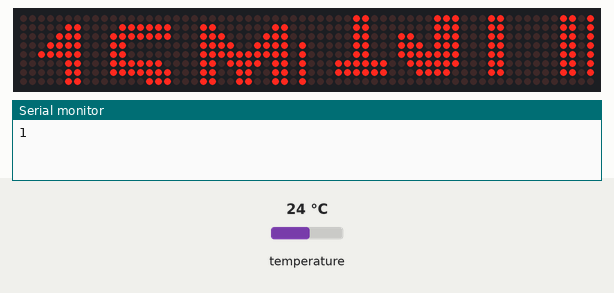
Bench run of a sketch on a simulated ESP8266 (NodeMCU). Shown: 64×8 LED matrix, the last lines printed to the serial monitor. Inputs (shaded band) come from the test bench; at power-on: temperature 24 °C. The local clock reads 2024-03-15 10:24:30 at power-on unless the sketch sets it.

Above: at 1.2 s.
1.3 s: temperature set to 12 °C
At 6.8 s:
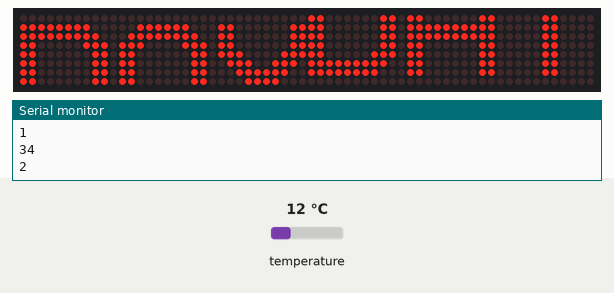
At 13.3 s:
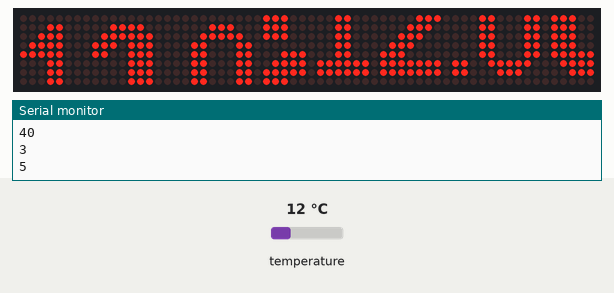
18.6 s: temperature set to 19 °C
At 32.6 s:
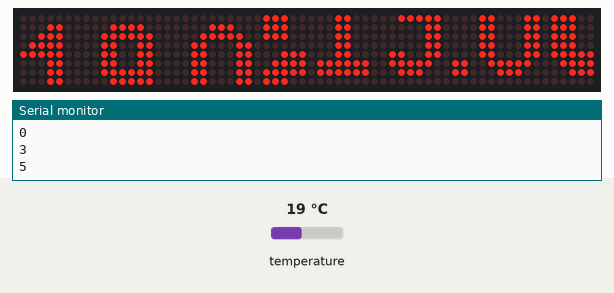

The sketch:

digitalClockThermometer.ino
```cpp
#include <MD_Parola.h>
#include <MD_MAX72xx.h>
#include <SPI.h>
#include "myfonts.h"


#include <DS3231.h>
#include <Wire.h>
DS3231 Clock;

bool Century = false;
bool h12;
bool PM;
byte dd, mm, yyy;
uint16_t h, m, s;

#define HARDWARE_TYPE MD_MAX72XX::FC16_HW
#define MAX_ZONES 2
#define ZONE_SIZE 4
#define MAX_DEVICES (MAX_ZONES * ZONE_SIZE)
#define SCROLL_SPEED 30
#define ZONE_UPPER 1
#define ZONE_LOWER 0
//#define CLK_PIN 13
//#define DATA_PIN 11
//#define CS_PIN 10
#define CS_PIN    D4 // or SS // you can set it to any pin
#define CLK_PIN   D5 // or SCK
#define DATA_PIN  D7 // or MOSI

MD_Parola P = MD_Parola(HARDWARE_TYPE, CS_PIN, MAX_DEVICES);
#define ARRAY_SIZE(a) (sizeof(a) / sizeof(a[0]))

char szTime[9];  // mm:ss\0
char szMesg[18] = "";
char szMesg1[18] = "";

char *mon2str(uint8_t mon, char *psz, uint8_t len) {
  static const __FlashStringHelper *str[] = { F("JANUARY"), F("FEBRUARY"), F("MARCH"), F("APRIL"), F("MAY"), F("JUNE"), F("JULY"), F("AUGUST"), F("SEPTEMBER"), F("OCTOBER"), F("NOVEMBER"), F("DECEMBER") };
  strncpy_P(psz, (const char PROGMEM *)str[mon - 1], len);
  psz[len] = '\0';
  return (psz);
}

char *dow2str(uint8_t code, char *psz, uint8_t len) {
  static const __FlashStringHelper *str[] = { F("MONDAY"), F("TUESDAY"), F("WEDNESDAY"), F("THURSDAY"), F("FRIDAY"), F("SATURDAY"), F("SUNDAY") };
  strncpy_P(psz, (const char PROGMEM *)str[code - 1], len);
  psz[len] = '\0';
  return (psz);
}
// Time Setup: Code for reading clock time
void getTime(char *psz, bool f = true) {
  s = Clock.getSecond();
  m = Clock.getMinute();
  if (Clock.getHour(h12, PM) >= 13 || Clock.getHour(h12, PM) == 0) {
    h = Clock.getHour(h12, PM) - 12;
  } else {
    h = Clock.getHour(h12, PM);
  }
  sprintf(psz, "%02d%c%02d", h, (f ? ':' : ' '), m);
}

void getTimeWithoutFlasher(char *psz) {
  s = Clock.getSecond();
  m = Clock.getMinute();
  if (Clock.getHour(h12, PM) >= 13 || Clock.getHour(h12, PM) == 0) {
    h = Clock.getHour(h12, PM) - 12;
  } else {
    h = Clock.getHour(h12, PM);
  }
  sprintf(psz, "%02d%02d", h, m);
}

void getTimeWithSeconds(char *psz, bool f = true) {
  s = Clock.getSecond();
  m = Clock.getMinute();
  if (Clock.getHour(h12, PM) >= 13 || Clock.getHour(h12, PM) == 0) {
    h = Clock.getHour(h12, PM) - 12;
  } else {
    h = Clock.getHour(h12, PM);
  }
  sprintf(psz, "%02d%c%02d%c%02d", h, (f ? ':' : ' '), m, (f ? ':' : ' '), s);
}

void getDate(char *psz) {
  char szBuf[10];
  dd = Clock.getDate();
  mm = Clock.getMonth(Century);  //12
  yyy = Clock.getYear();
  sprintf(psz, "%d %s %04d", dd, mon2str(mm, szBuf, sizeof(szBuf) - 1), (yyy + 2000));
}

void getDateTimeDay(char *psz) {
  char szBuf[10];
  dd = Clock.getDate();
  mm = Clock.getMonth(Century);  //12
  yyy = Clock.getYear();
  sprintf(psz, "%s %d %s %04d", dd, mon2str(mm, szBuf, sizeof(szBuf) - 1), (yyy + 2000));
}


void setup(void) {
  Serial.begin(9600);
  Wire.begin();
  P.begin(MAX_ZONES);
  P.setZone(ZONE_LOWER, 0, ZONE_SIZE - 1);
  P.setFont(ZONE_LOWER, BigFontLower);
  P.setZone(ZONE_UPPER, ZONE_SIZE, MAX_DEVICES - 1);
  P.setFont(ZONE_UPPER, BigFontUpper);
  P.setIntensity(4);
  P.setCharSpacing(P.getCharSpacing() * 0);  // double height --> double spacing
}

//int acquisitionMode = 0;

void loop(void) {
  static uint32_t lastTime = 0;  // millis() memory
  static bool flasher = false;   // seconds passing flasher
  static uint8_t cycle = 0;
  P.displayAnimate();

  if (P.getZoneStatus(ZONE_LOWER) && P.getZoneStatus(ZONE_UPPER)) {
    switch (cycle) {
      default:
        cycle = 0;
        break;
      case 0:
        getDate(szMesg);
        P.setFont(ZONE_LOWER, BigFontLower);
        P.setFont(ZONE_UPPER, BigFontUpper);
        P.setCharSpacing(1);
        P.displayZoneText(ZONE_LOWER, szMesg, PA_RIGHT, SCROLL_SPEED, 1000, PA_SCROLL_LEFT, PA_SCROLL_DOWN_RIGHT);
        P.displayZoneText(ZONE_UPPER, szMesg, PA_RIGHT, SCROLL_SPEED, 1000, PA_SCROLL_LEFT, PA_SCROLL_UP_LEFT);
        cycle++;
        break;

      case 1:

        getTime(szTime, flasher);
        flasher = !flasher;
        dow2str(Clock.getDoW(), szMesg, 15);
        //strcpy(szMesg, szTime);
        P.setFont(ZONE_LOWER, BigFontLower);
        P.setFont(ZONE_UPPER, BigFontUpper);
        P.setCharSpacing(1);
        P.displayZoneText(ZONE_LOWER, szMesg, PA_CENTER, SCROLL_SPEED, 1000, PA_SCROLL_LEFT, PA_SCROLL_DOWN_LEFT);
        P.displayZoneText(ZONE_UPPER, szMesg, PA_CENTER, SCROLL_SPEED, 1000, PA_SCROLL_LEFT, PA_SCROLL_UP_RIGHT);
        Serial.println(s);
        if (s % 2 == 0) { cycle++; }
        break;
      case 2:
        getTime(szTime, flasher);
        flasher = !flasher;
        P.setFont(ZONE_LOWER, BigFontLower);
        P.setFont(ZONE_UPPER, BigFontUpper);
        P.setCharSpacing(1);
        P.displayZoneText(ZONE_LOWER, szTime, PA_CENTER, SCROLL_SPEED, 998, PA_PRINT, PA_NO_EFFECT);
        P.displayZoneText(ZONE_UPPER, szTime, PA_CENTER, SCROLL_SPEED, 998, PA_PRINT, PA_NO_EFFECT);
        Serial.println(s);
        if (s % 20 == 0) { cycle++; }
        break;
      case 3:
        dtostrf(Clock.getTemperature(), 3, 1, szMesg);
        strcat(szMesg, "~");
        P.setFont(ZONE_LOWER, BigFontLower);
        P.setFont(ZONE_UPPER, BigFontUpper);
        P.setCharSpacing(1);
        P.displayZoneText(ZONE_LOWER, szMesg, PA_RIGHT, SCROLL_SPEED, 5000, PA_WIPE_CURSOR, PA_WIPE_CURSOR);
        P.displayZoneText(ZONE_UPPER, szMesg, PA_RIGHT, SCROLL_SPEED, 5000, PA_WIPE_CURSOR, PA_WIPE_CURSOR);
        cycle++;
        cycle++;
        break;
    }
    //cycle = (cycle + 1) % 4;
    P.displayClear();
    P.synchZoneStart();
    Serial.println(cycle);
  }
}
```

Source omitted: myfonts.h (data table, 20100 bytes)

Measured:
- what the display in image 1 shows lasts 1.0 s, from 6.2 s to 7.2 s
- what the display in image 2 shows lasts 5.0 s, from 12.5 s to 17.5 s
